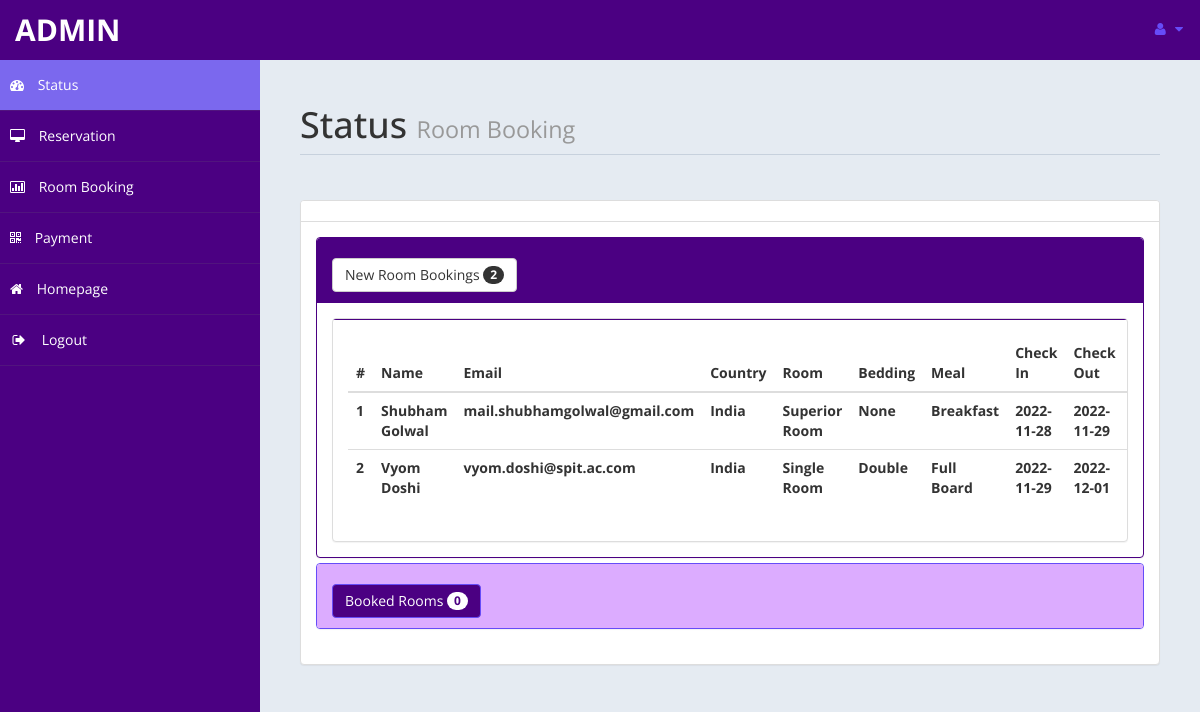
The page /admin/home.php (signed in) on the database its author committed.
### tables this page shows
CREATE TABLE `roombook` (
  `id` int(10) UNSIGNED NOT NULL,
  `Title` varchar(5) DEFAULT NULL,
  `FName` text DEFAULT NULL,
  `LName` text DEFAULT NULL,
  `Email` varchar(50) DEFAULT NULL,
  `National` varchar(30) DEFAULT NULL,
  `Country` varchar(30) DEFAULT NULL,
  `Phone` text DEFAULT NULL,
  `TRoom` varchar(20) DEFAULT NULL,
  `Bed` varchar(10) DEFAULT NULL,
  `NRoom` varchar(2) DEFAULT NULL,
  `Meal` varchar(15) DEFAULT NULL,
  `cin` date DEFAULT NULL,
  `cout` date DEFAULT NULL,
  `stat` varchar(15) DEFAULT NULL,
  `nodays` int(11) DEFAULT NULL
);

### admin/home.php (the view, shortened to what this page needs)
<!DOCTYPE html>
<html xmlns="http://www.w3.org/1999/xhtml">
<head>
    <link href="assets/css/bootstrap.css" rel="stylesheet" />
    <link href="assets/css/font-awesome.css" rel="stylesheet" />
    <link href="assets/js/morris/morris-0.4.3.min.css" rel="stylesheet" />
    <link href="assets/css/custom-styles.css" rel="stylesheet" />
</head>
<body>
    <div id="wrapper" style=" background: #4b0082;">
        <nav class="navbar navbar-default top-navbar" role="navigation" style=" background: #4b0082;">
            <div class="navbar-header">
                <a class="navbar-brand" href="home.php" style=" background: #4b0082;"> <?php echo $_SESSION["user"]; ?> </a>
            </div>
            <ul class="nav navbar-top-links navbar-right" >
                <li class="dropdown">
                    <a class="dropdown-toggle" data-toggle="dropdown" href="#" aria-expanded="false">
                        <i class="fa fa-user fa-fw"></i> <i class="fa fa-caret-down"></i>
                    </a>
                </li>
            </ul>
        </nav>
        <nav class="navbar-default navbar-side" role="navigation">
            <div class="sidebar-collapse">
                <ul class="nav" id="main-menu">
                    <li>
                        <a style=" background: #7b68ee;" class="acive-menu" href="home.php"><i class="fa fa-dashboard"></i> Status</a>
                    </li>
                    <li>
                        <a href="reservation.php"><i class="fa fa-desktop"></i> Reservation </a>
                    </li>
					<li>
                        <a href="roombook.php"><i class="fa fa-bar-chart-o"></i> Room Booking</a>
                    </li>
                    <li>
                        <a href="payment.php"><i class="fa fa-qrcode"></i> Payment</a>
                    </li>
                    <li>
                        <a  href="../index.php"><i class="fa fa-home"></i> Homepage</a>
                    </li>
                    <li>
                        <a href="logout.php"><i class="fa fa-sign-out fa-fw"></i> Logout</a>
                    </li>
					</ul>
            </div>
        </nav>
        <div id="page-wrapper">
            <div id="page-inner">
                <div class="row">
                    <div class="col-md-12">
                        <h1 class="page-header">
                            Status <small>Room Booking </small>
                        </h1>
                    </div>
                </div>
				<?php
						include ('db.php');
						$sql = "select * from roombook";
						$re = mysqli_query($con,$sql);
						$c =0;
						while($row=mysqli_fetch_array($re) )
						{
								$new = $row['stat'];
								if($new=="Not Confirm")
								{
									$c = $c + 1;
								}
						}
				?>
					<div class="row">
                <div class="col-md-12">
                    <div class="panel panel-default">
                        <div class="panel-heading">
                        </div>
                        <div class="panel-body">
                            <div class="panel-group" id="accordion">
							<div class="panel panel-primary">
                                    <div class="panel-heading">
                                        <h4 class="panel-title">
                                            <a data-toggle="collapse" data-parent="#accordion" href="#collapseTwo">
											<button class="btn btn-default" type="button">
												 New Room Bookings  <span class="badge"><?php echo $c ; ?></span>
											</button>
											</a>
                                        </h4>
                                    </div>
                                    <div id="collapseTwo" class="panel-collapse in" style="height: auto;">
                                        <div class="panel-body">
                                           <div class="panel panel-default">
                        <div class="panel-body">
                            <div class="table-responsive">
                                <table class="table">
                                    <thead>
                                        <tr>
                                            <th>#</th>
                                            <th>Name</th>
                                            <th>Email</th>
                                            <th>Country</th>
											<th>Room</th>
											<th>Bedding</th>
											<th>Meal</th>
											<th>Check In</th>
											<th>Check Out</th>
											<th>Status</th>
                                        </tr>
                                    </thead>
                                    <tbody>
									<?php
									$tsql = "select * from roombook";
									$tre = mysqli_query($con,$tsql);
									while($trow=mysqli_fetch_array($tre) )
									{
										$co =$trow['stat'];
										if($co=="Not Confirm")
										{
											echo"<tr>
												<th>".$trow['id']."</th>
												<th>".$trow['FName']." ".$trow['LName']."</th>
												<th>".$trow['Email']."</th>
												<th>".$trow['Country']."</th>
												<th>".$trow['TRoom']."</th>
												<th>".$trow['Bed']."</th>
												<th>".$trow['Meal']."</th>
												<th>".$trow['cin']."</th>
												<th>".$trow['cout']."</th>
												<th>".$trow['stat']."</th>
												<th><a href='roombook.php?rid=".$trow['id']." ' class='btn btn-primary'>Action</a></th>
												</tr>";
										}
									}
									?>
                                    </tbody>
                                </table>
                            </div>
                        </div>
                    </div>
                                        </div>
                                    </div>
                                </div>
								<?php
								$r =0;
								?>
                                <div class="panel panel-info">
                                    <div class="panel-heading">
                                        <h4 class="panel-title">
                                            <a data-toggle="collapse" data-parent="#accordion" href="#collapseOne" class="collapsed">
											<button class="btn btn-primary" type="button">
												 Booked Rooms  <span class="badge"><?php echo $r ; ?></span>
											</button>
											</a>
                                        </h4>
                                    </div>
                                </div>
                                    </div>
                                </div>
                            </div>
                        </div>
                    </div>
                </div>
            </div>
            </div>
</body>
</html>

### admin/assets/css/custom-styles.css (style rules this page uses)
body { font-family: 'Open Sans', sans-serif; }
#wrapper { width: 100%; background: #4b0082; }
#page-wrapper { padding: 15px 15px; min-height: 600px; background: #E5EBF2; }
#page-inner { width: 100%; margin: 10px 20px 10px 0px; background-color: transparent; padding: 10px; min-height: 1200px; }
h1, .h1, h2, .h2, h3, .h3 { margin-top: 7px; margin-bottom: -5px; }
h4 { padding-top: 10px; }
.page-header { padding-bottom: 9px; margin: 10px 0 45px; border-bottom: 1px solid #C7D1DD; }
.panel-default>.panel-heading { color: #000; background-color: #FFFFFF; border-color: #ddd; font-weight: bold; }
.top-navbar { margin: 0px; }
.top-navbar .navbar-brand { color: #fff; width: 260px; text-align: left; height: 60px; font-size: 30px; font-weight: 700; text-transform: uppercase; line-height: 30px; }
.top-navbar .nav>li { position: relative; display: inline-block; }
.top-navbar .nav>li>a { position: relative; display: block; padding: 19px 15px; color: #664cf8; }
.sidebar-collapse, .sidebar-collapse .nav { background: none; }
.sidebar-collapse .nav { padding: 0; }
.sidebar-collapse .nav>li>a { color: #fff; background: transparent; text-shadow: none; }
.sidebar-collapse>.nav>li>a { padding: 15px 10px; }
.sidebar-collapse>.nav>li { border-bottom: 1px solid rgba(107, 108, 109, 0.19); }
.navbar-side { border: none; background-color: transparent; }
.top-navbar { background: #4b0082; border-bottom: none; }
.top-navbar .nav>li>a>i { margin-right: 2px; }
.navbar-default { border: 0px solid black; }
.navbar-header { background: #4b0082; }
.nav>li>a>i { margin-right: 10px; }
@media (min-width:768px) { #page-wrapper { margin: 0 0 0 260px; padding: 15px 30px; min-height: 1200px; } }
@media (min-width:768px) { .navbar-side { z-index: 1; position: absolute; width: 260px; } }
@media (min-width:768px) { .navbar { border-radius: 0px; } }

### rows shown on the page
roombook: id "1", FName "Shubham", LName "Golwal", Email "mail.shubhamgolwal@gmail.com", Country "India", TRoom "Superior Room", Bed "None", Meal "Breakfast", cin "2022-11-28", cout "2022-11-29"
roombook: id "2", FName "Vyom", LName "Doshi", Email "vyom.doshi@spit.ac.com", Country "India", TRoom "Single Room", Bed "Double", Meal "Full Board", cin "2022-11-29", cout "2022-12-01"

### other values the page prints
$_SESSION["user"] "ADMIN"
$c "2"
$r "0"
